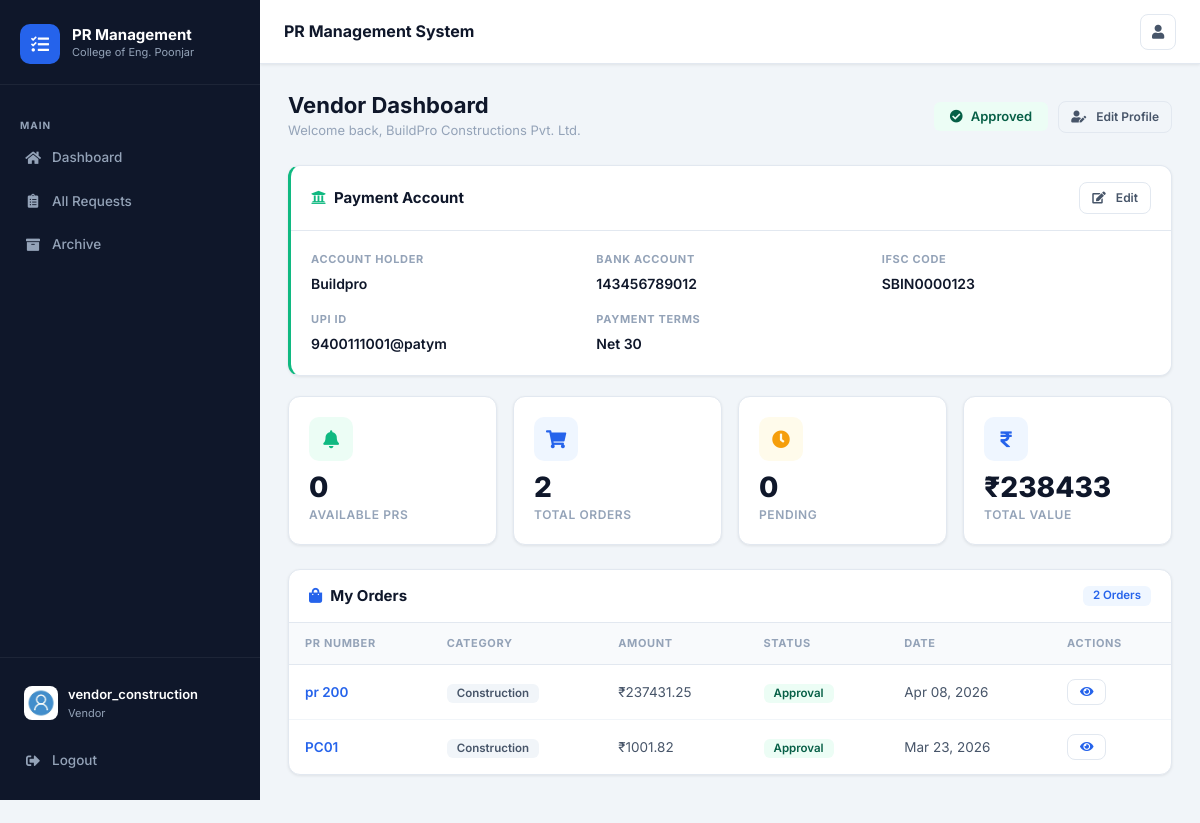
Page /vendor/dashboard/ (signed in) on the earlier database version.
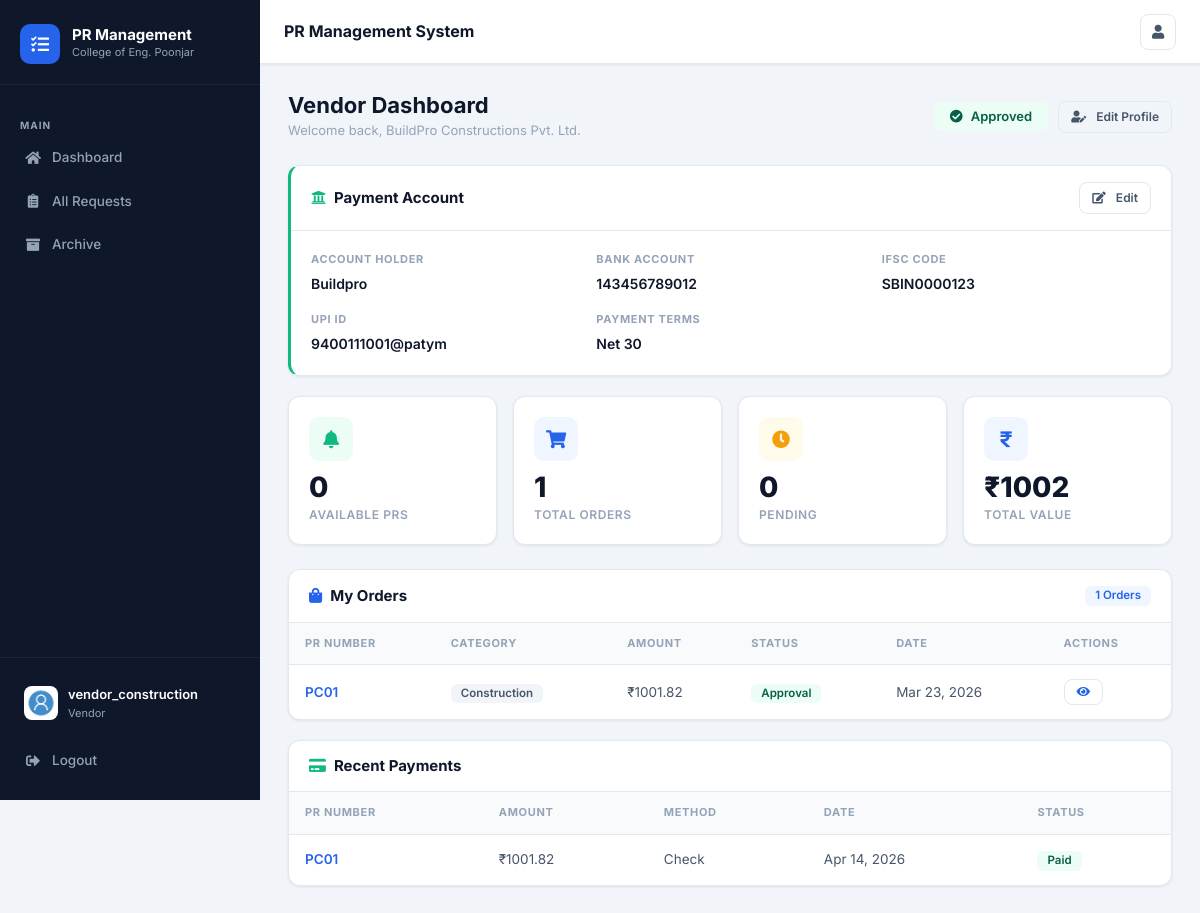
Same page on the later database version.
### prs/models.py (models this page shows, shortened)
class PR(models.Model):
    pr_number = models.CharField(max_length=100, unique=True)
    item_type = models.CharField(max_length=200, blank=True, help_text="Type of item/service needed")
    items_description = models.TextField(blank=True, help_text="Detailed description of items needed")
    quantity = models.CharField(max_length=100, blank=True, help_text="Quantity needed (e.g., 10 units, 5 boxes)")
    specifications = models.TextField(blank=True, help_text="Technical specifications or requirements")
    estimated_price = models.FloatField(null=True, blank=True, help_text="Vendor's estimated price")
    quotation_notes = models.TextField(blank=True, help_text="Vendor's quotation notes and breakdown")
    quotation_date = models.DateTimeField(null=True, blank=True)
    quotation_submitted_by = models.ForeignKey(User, on_delete=models.SET_NULL, null=True, blank=True, related_name='quotations_submitted')
    total = models.FloatField(max_length=100, default=0.00, help_text="Final approved price")
    price_approved = models.BooleanField(default=False)
    price_approved_by = models.ForeignKey(User, on_delete=models.SET_NULL, null=True, blank=True, related_name='prices_approved')
    price_approved_date = models.DateTimeField(null=True, blank=True)
    status = models.CharField(max_length=100, choices=status_choice, default='Open')
    category = models.CharField(max_length=100, choices=category_choice, default='Choose Category')
    description = models.TextField(blank=True, default='', help_text="Additional notes and comments")
    date_posted = models.DateTimeField(default=timezone.now)
    author = models.ForeignKey(User, on_delete=models.CASCADE) # one user can have many prs
    vendor = models.ForeignKey(Vendor, on_delete=models.SET_NULL, null=True, blank=True, related_name='pr_set')
    vendor_name = models.CharField(max_length=200, blank=True, default='')
    vendor_contact = models.CharField(max_length=100, blank=True, default='')
    payment_status = models.CharField(max_length=50, choices=payment_status_choice, default='Pending')
    payment_date = models.DateField(null=True, blank=True)
    payment_notes = models.TextField(blank=True, default='')
    delivery_status = models.CharField(max_length=50, choices=delivery_status_choice, default='Not Shipped')
    delivery_address = models.TextField(blank=True, default='', help_text="Delivery address provided by requester")
    requester_approved_quotation = models.BooleanField(default=False, help_text="Requester approved the quotation and paid")
    payment_transaction_id = models.CharField(max_length=200, blank=True, default='', help_text="Online payment transaction ID")
    payment_method_used = models.CharField(max_length=100, blank=True, default='', help_text="Payment method used by requester")

class Payment(models.Model):
    pr = models.ForeignKey('PR', on_delete=models.CASCADE, related_name='payments')
    vendor = models.ForeignKey(Vendor, on_delete=models.SET_NULL, null=True, blank=True)
    amount = models.FloatField()
    payment_method = models.CharField(max_length=50, choices=(
        ('Bank Transfer', 'Bank Transfer'),
        ('Check', 'Check'),
        ('Credit Card', 'Credit Card'),
        ('Cash', 'Cash'),
        ('Other', 'Other')
    ))
    payment_date = models.DateField()
    reference_number = models.CharField(max_length=100, blank=True)
    status = models.CharField(max_length=50, choices=payment_status_choice, default='Pending')
    notes = models.TextField(blank=True)
    processed_by = models.ForeignKey(User, on_delete=models.SET_NULL, null=True)
    created_at = models.DateTimeField(default=timezone.now)
    class Meta:
        ordering = ['-payment_date']

### prs/views.py (the view)
# urls.py: path('vendor/dashboard/', VendorDashboardView.as_view(), name='vendor-dashboard'),
class VendorDashboardView(LoginRequiredMixin, DetailView):
    model = Vendor
    template_name = 'prs/vendor_dashboard.html'
    context_object_name = 'vendor'
    def dispatch(self, request, *args, **kwargs):
        try:
            Vendor.objects.get(user=request.user)
        except Vendor.DoesNotExist:
            from django.contrib import messages
            messages.info(request, 'Please complete your vendor registration first.')
            return redirect('vendor-register')
        return super().dispatch(request, *args, **kwargs)
    def get_object(self):
        return Vendor.objects.get(user=self.request.user)
    def get_context_data(self, **kwargs):
        context = super().get_context_data(**kwargs)
        vendor = self.get_object()
        vendor_categories = [cat.strip() for cat in vendor.categories.split(',')] if vendor.categories else []
        available_prs = PR.objects.filter(
            category__in=vendor_categories,
            status__in=['Open', 'Pending']
        ).exclude(
            vendor=vendor  # Exclude already assigned to this vendor
        ).order_by('-date_posted')
        context['prs'] = vendor.pr_set.all().order_by('-date_posted')
        context['available_prs'] = available_prs  # PRs vendor can quote on
        context['pending_prs'] = vendor.pr_set.filter(status='Pending').count()
        context['approved_prs'] = vendor.pr_set.filter(status='Approval').count()
        context['total_value'] = sum(pr.total for pr in vendor.pr_set.all())
        context['prs_to_ship'] = vendor.pr_set.filter(
            requester_approved_quotation=True,
            delivery_status='Not Shipped'
        ).order_by('-date_posted')
        context['payments'] = Payment.objects.filter(vendor=vendor).order_by('-payment_date')[:10]
        context['total_paid'] = sum(p.amount for p in Payment.objects.filter(vendor=vendor, status='Paid'))
        context['deliveries'] = Delivery.objects.filter(vendor=vendor).order_by('-created_at')[:10]
        context['pending_deliveries'] = Delivery.objects.filter(vendor=vendor, status='In Transit').count()
        return context

### users/models.py (called while the page is built)
    def is_admin(self):
        return self.role == 'admin'

    def is_buyer(self):
        return self.role == 'buyer'

    def is_requester(self):
        return self.role == 'requester'

    def is_vendor(self):
        return self.role == 'vendor'

### prs/templates/prs/vendor_dashboard.html (shortened to what the changed rows need)
{% extends "prs/layout.html" %}
{% block content %}
<div class="page-header">
  <div class="page-header-left">
    <h1>Vendor Dashboard</h1>
  </div>
</div>
<div class="stat-grid">
  <div class="stat-card">
    <div class="stat-card-top">
      <div class="stat-card-icon blue"><i class="fas fa-shopping-cart"></i></div>
    </div>
    <div class="stat-card-value">{{ prs|length }}</div>
    <div class="stat-card-label">Total Orders</div>
  </div>
  <div class="stat-card">
    <div class="stat-card-top">
      <div class="stat-card-icon blue"><i class="fas fa-rupee-sign"></i></div>
    </div>
    <div class="stat-card-value">₹{{ total_value|floatformat:0 }}</div>
    <div class="stat-card-label">Total Value</div>
  </div>
</div>
<div class="card" style="margin-bottom:20px;">
  <div class="card-header">
    <h5><i class="fas fa-shopping-bag mr-2" style="color:var(--primary)"></i>My Orders</h5>
    <span class="badge badge-blue">{{ prs|length }} Orders</span>
  </div>
  {% if prs %}
  <table class="data-table">
    <thead>
      <tr>
        <th>PR Number</th>
        <th>Category</th>
        <th>Amount</th>
        <th>Status</th>
        <th>Date</th>
        <th>Actions</th>
      </tr>
    </thead>
    <tbody>
      {% for pr in prs %}
      <tr>
        <td><a href="{% url 'pr-detail' pr.id %}">{{ pr.pr_number }}</a></td>
        <td><span class="badge badge-gray">{{ pr.category }}</span></td>
        <td>₹{{ pr.total }}</td>
        <td>
          {% if pr.status == 'Pending' %}<span class="badge badge-orange">{{ pr.status }}</span>
          {% elif pr.status == 'Approval' %}<span class="badge badge-green">{{ pr.status }}</span>
          {% else %}<span class="badge badge-gray">{{ pr.status }}</span>{% endif %}
        </td>
        <td>{{ pr.date_posted|date:"M d, Y" }}</td>
        <td><a href="{% url 'pr-detail' pr.id %}" class="btn btn-outline btn-sm"><i class="fas fa-eye"></i></a></td>
      </tr>
      {% endfor %}
    </tbody>
  </table>
  {% else %}
  <div class="empty-state">
    <div class="empty-state-icon"><i class="fas fa-shopping-cart"></i></div>
    <h4>No Orders Yet</h4>
    <p>Orders assigned to you will appear here.</p>
  </div>
  {% endif %}
</div>
{% if payments %}
<div class="card">
  <div class="card-header">
    <h5><i class="fas fa-credit-card mr-2" style="color:var(--success)"></i>Recent Payments</h5>
  </div>
  <table class="data-table">
    <thead>
      <tr>
        <th>PR Number</th>
        <th>Amount</th>
        <th>Method</th>
        <th>Date</th>
        <th>Status</th>
      </tr>
    </thead>
    <tbody>
      {% for payment in payments %}
      <tr>
        <td><a href="{% url 'pr-detail' payment.pr.pk %}">{{ payment.pr.pr_number }}</a></td>
        <td>₹{{ payment.amount }}</td>
        <td>{{ payment.payment_method }}</td>
        <td>{{ payment.payment_date|date:"M d, Y" }}</td>
        <td>
          {% if payment.status == 'Paid' %}<span class="badge badge-green">{{ payment.status }}</span>
          {% else %}<span class="badge badge-gray">{{ payment.status }}</span>{% endif %}
        </td>
      </tr>
      {% endfor %}
    </tbody>
  </table>
</div>
{% endif %}
{% endblock %}

Differences in the rows shown:
removed PR: pr_number "pr 200", category "Construction", total "237431.25", status "Approval", date_posted "Apr 08, 2026"
added Payment: pr.pr_number "PC01", amount "1001.82", payment_method "Check", payment_date "Apr 14, 2026", status "Paid"
Other differences:
{{ prs|length }}: "2" → "1"
{{ total_value|floatformat:0 }}: "238433" → "1002"
text now shown: "Recent Payments PR NUMBER AMOUNT METHOD DATE STATUS"
